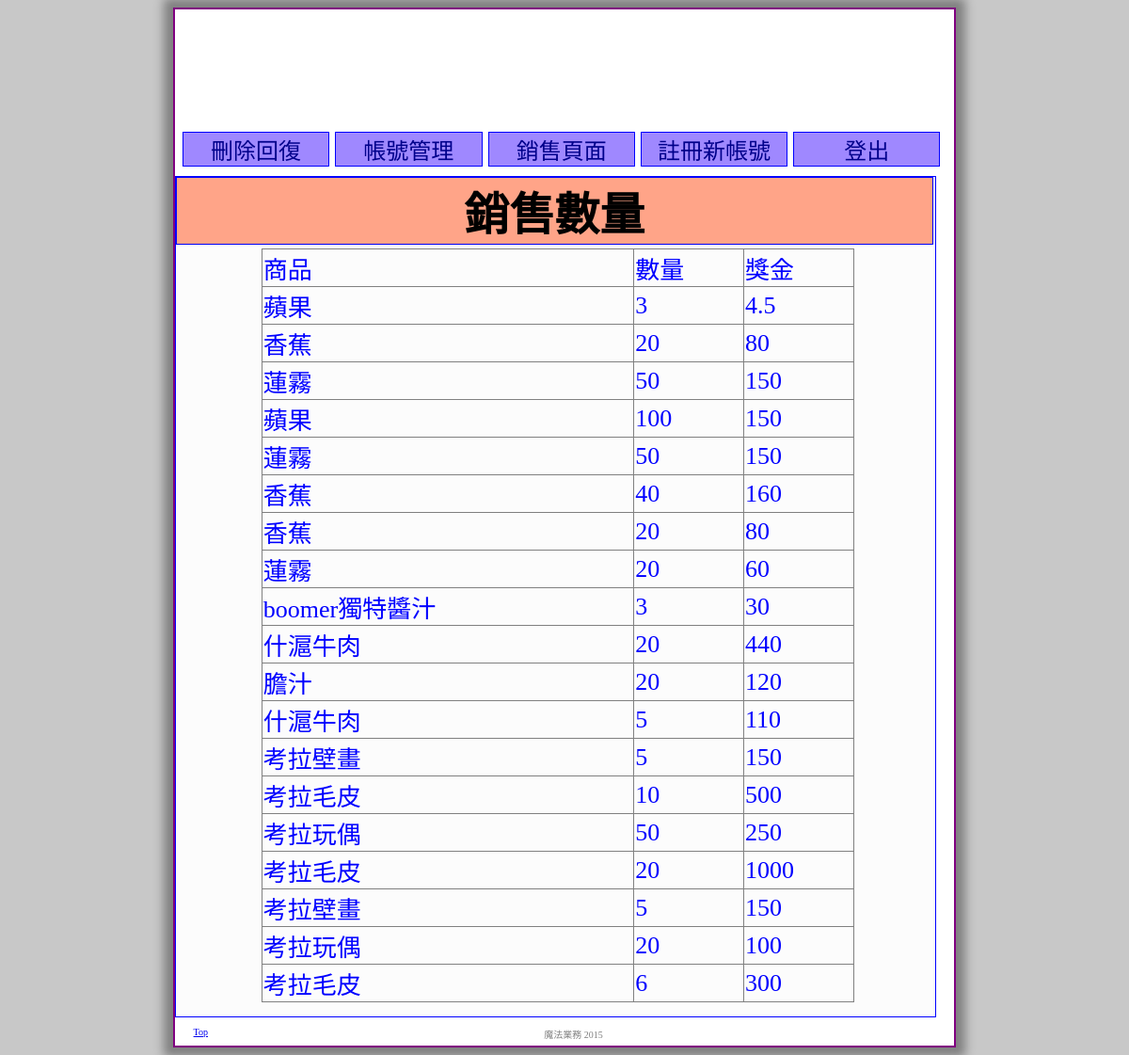
Page /sales/train-6-orderlist.php (signed in) on the committed database.
### tables this page shows
CREATE TABLE `order` (
  `id` int(11) NOT NULL,
  `item_name` varchar(30) NOT NULL,
  `store_name` varchar(20) NOT NULL,
  `customer_name` varchar(30) NOT NULL,
  `customer_phone` varchar(20) NOT NULL,
  `customer_address` char(50) NOT NULL,
  `num` int(6) NOT NULL,
  `num_money` int(10) NOT NULL,
  `order_date` date NOT NULL
);

### sales/train-6-orderlist.php (the view, shortened to what this page needs)
<?php
 include "header.php";
 include "../db.php";
 $user = $_SESSION['userInfo']['account'];
 $cus = "SELECT * FROM store WHERE sales_account='$user'";
 $row = mysqli_query($sql,$cus);
?>
<div class="content" align="center">
	<h1 class="mytitle">銷售數量</h1>
  <table class="boomer" >
  <?php
    echo "<tr>";
      echo  "<td>商品</td>";
      echo  "<td>數量</td>";
      echo  "<td>獎金</td>";
    echo "</tr>";
    for($j=1;$j<=mysqli_num_rows($row);$j++){
      $list_row = mysqli_fetch_row($row);
      $sel_all = "SELECT * FROM `order` WHERE store_name = '$list_row[4]'";
      $sel_all_or = mysqli_query($sql,$sel_all);
      for($i=1;$i<=mysqli_num_rows($sel_all_or);$i++){
        $list_or =mysqli_fetch_row($sel_all_or);
        echo "<tr>";
        echo "<td>".$list_or[1]."</td>";
        echo "<td>".$list_or[6]."</td>";
        echo "<td>".$list_or[7]*$list_or[6]*'0.1'."</td>";
        echo "</tr>";
      }
    }
  ?>
  </table>
</div>
<?php
  include "footer.php";
?>

### sales/header.php (shortened to what this page needs)
<!doctype html>
<html>
<head>
  <link rel="stylesheet" href="../css/style3.css" type="text/css" />
  <link rel="stylesheet" href="../css/style_tables.css" type="text/css" />
</head>
<body>
  <div class="page"><a id="top"></a>
    <header>
    </header>
    <nav >
      <ul>
        <li><a href="./train-6-restore.php">刪除回復</a></li>
		    <li><a href="./train-6-storeuser.php">帳號管理</a></li>
        <li><a href="./train-6-orderlist.php">銷售頁面</a></li>
        <li><a href="./train-6-salesuseradd.php">註冊新帳號</a></li>
        <li><a href="./train-6-salesloginout.php">登出</a></li>
		  </ul>
    </nav>

### sales/footer.php (shortened to what this page needs)
  <footer>
  <div style="float:left; margin-left: 20px;"><a href="#top">Top</a></div>
    魔法業務 2015
  </footer>
  </div>
  </body>
</html>

### css/style3.css (style rules this page uses)
body { background-color:rgba(200,200,200,1); font-size:18pt; font-family:'新細明體' , 'MS Outlook'; }
.page { width:70%; border : 2px solid purple; margin-left :auto; margin-right:auto; padding : 0 ; box-shadow : 0px 0px 10px 10px gray ; overflow: auto; background-color:white; min-height:500px; position: relative; }
header { width:98%; margin : 0 auto 0 auto; border : 0px solid blue; padding : 0; min-height:120px; background-image: url('../images/header01.jpg'); border-radius : 60px; }
nav { margin : 0 auto 0 auto; margin-top:10px; margin-bottom:10px; width: 98%; border : 0px solid gray; }
nav > ul { margin : 0 auto 0 auto; padding :0; list-style-type:none; position:relative; margin-top:10px; margin-bottom:10px; margin : 0 auto 0 auto; }
nav > ul > li { display:inline-block; width:19%; text-align:center; border-top:1px solid blue; border-left:1px solid blue; border-right:1px solid blue; border-bottom:1px solid blue; background-color:#9F88FF; transition:background-color 1s; -webkit-transition:background-color 1s; -moz-transition:background-color 1s; margin : 0 auto 0 auto; }
nav a { display:block; text-decoration:none; color:darkblue; }
.content { width:95%; border : 1px solid blue; float : none; margin-bottom:30px; padding: 10px; background-color: rgba(200,200,200,0.05); }
.content h1.mytitle { width:102%; border: 1px solid blue; margin-left:-10px; margin-top:-10px; margin-bottom:-1px; padding-right: 0px; background-color: #FFA488; color:black; }
footer { width:98%; color:gray; font-size:10px; text-align :center; padding: 3px 0 5px 0; bottom:0; position:absolute; }

### css/style_tables.css (style rules this page uses)
table.boomer { border: 1px solid gray; margin:5px 5px 5px 10px; color:blue; border-collapse: collapse; font-size: 26px; width: 80%; }
table.boomer td , table.boomer th { border: 1px solid gray; }

### rows in the picture
order: item_name "蘋果", num "3", $list_or[7]*$list_or[6]*'0.1' "4.5"
order: item_name "香蕉", num "20", $list_or[7]*$list_or[6]*'0.1' "80"
order: item_name "蓮霧", num "50", $list_or[7]*$list_or[6]*'0.1' "150"
order: item_name "蘋果", num "100", $list_or[7]*$list_or[6]*'0.1' "150"
order: item_name "蓮霧", num "50", $list_or[7]*$list_or[6]*'0.1' "150"
order: item_name "香蕉", num "40", $list_or[7]*$list_or[6]*'0.1' "160"
order: item_name "香蕉", num "20", $list_or[7]*$list_or[6]*'0.1' "80"
order: item_name "蓮霧", num "20", $list_or[7]*$list_or[6]*'0.1' "60"
order: item_name "boomer獨特醬汁", num "3", $list_or[7]*$list_or[6]*'0.1' "30"
order: item_name "什滬牛肉", num "20", $list_or[7]*$list_or[6]*'0.1' "440"
order: item_name "膽汁", num "20", $list_or[7]*$list_or[6]*'0.1' "120"
order: item_name "什滬牛肉", num "5", $list_or[7]*$list_or[6]*'0.1' "110"
order: item_name "考拉壁畫", num "5", $list_or[7]*$list_or[6]*'0.1' "150"
order: item_name "考拉毛皮", num "10", num_money "500"
order: item_name "考拉玩偶", num "50", $list_or[7]*$list_or[6]*'0.1' "250"
order: item_name "考拉毛皮", num "20", $list_or[7]*$list_or[6]*'0.1' "1000"
order: item_name "考拉壁畫", num "5", $list_or[7]*$list_or[6]*'0.1' "150"
order: item_name "考拉玩偶", num "20", $list_or[7]*$list_or[6]*'0.1' "100"
order: item_name "考拉毛皮", num "6", $list_or[7]*$list_or[6]*'0.1' "300"
